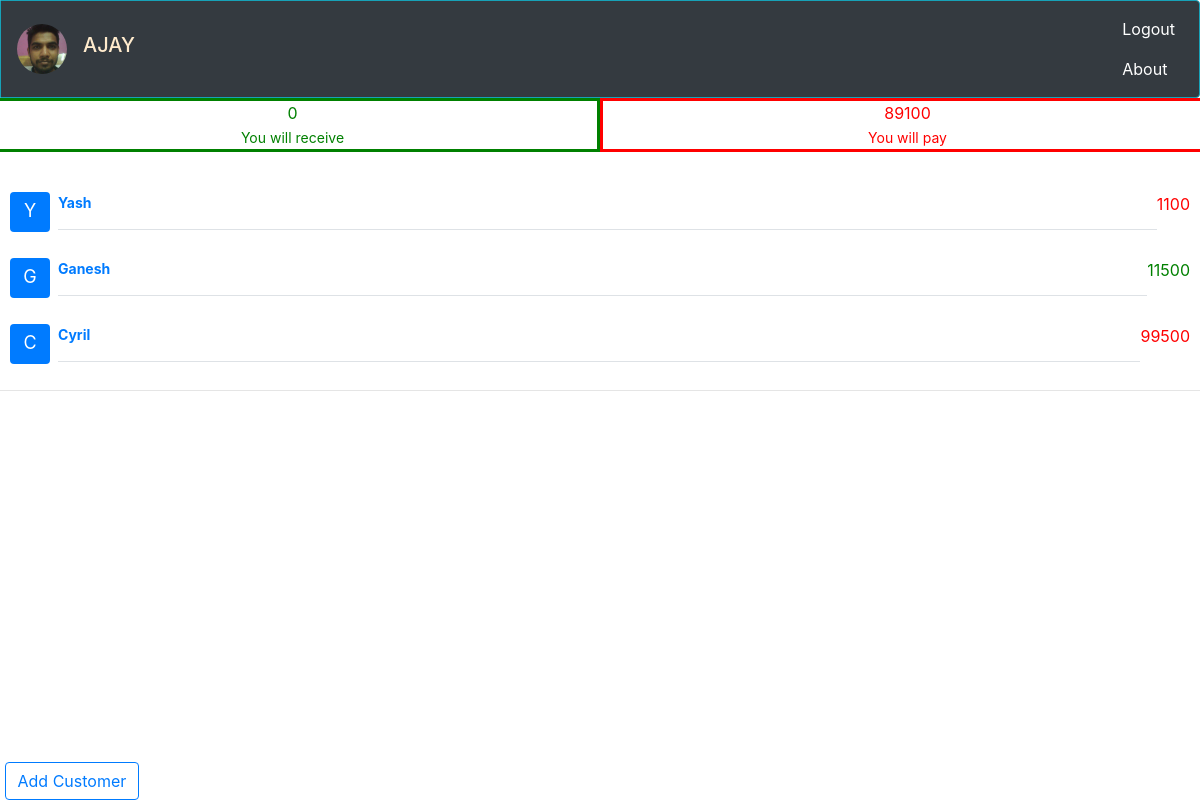
The page / (signed in) on the database its author committed.
### user_app/models.py (models this page shows, shortened)
class Profile(models.Model):
    user = models.OneToOneField(User,on_delete=models.CASCADE,related_name='profile')
    address = models.CharField(max_length=255,blank=True,null=True)
    contact = models.IntegerField(blank=True,null=True)
    avatar = models.ImageField(upload_to='images',blank=True,null=True)
    objects = models.Manager

### customer_app/models.py (models this page shows, shortened)
class Customer(models.Model):
    def contact_validator(contact):
        if len(contact) != 10:
            raise validators.ValidationError('Contact length should be 10 digit')
    def min_length_validator(name):
        if len(name) < 1:
            raise validators.ValidationError('Minimum length should be 1 letter')
    user = models.ForeignKey(User,on_delete=models.CASCADE,blank=True,null=True)
    name = models.CharField(max_length=30,unique=True,validators=[min_length_validator])
    contact = models.CharField(max_length=10,validators=[contact_validator])
    def bal_amount(self):
        gave = self.account.all().aggregate(Sum('gave'))['gave__sum']
        got = self.account.all().aggregate(Sum('got'))['got__sum']
        return gave - got
    objects = models.Manager

### customer_app/views.py (the view)
# urls.py: path('',views.show_customer,name='show_customer'),
@login_required(login_url='/users/signin')
def show_customer(request,id=None):
    total_balance = total_b(request)
    customer = Customer.objects.filter(user=request.user)
    return render(request,'customer/show_customer.html',{'customer':customer,'total_balance':total_balance})

### customer_app/views.py (called while the page is built)
def total_b(request):
    all_queryset = Account.objects.filter(customer__user=request.user)
    got,gave = 0,0
    for i in all_queryset:
        got = got + i.got
        gave = gave + i.gave
    balance = gave - got
    try:
        return balance
    except:
        return 0

### templates/customer/show_customer.html (shortened to what this page needs)
{% extends 'layout.html' %}
{% block content %}
{% load mathfilters %}
{% if total_balance > 0  %}
<div class="row mb-4" align="center">
  <div class="col-6 themed-grid-col" style="color: green;border:solid;">{{total_balance}}<br><small>You will
      receive</small></div>
  <div class="col-6 themed-grid-col" style="color: red;border:solid;">0<br><small>You will pay</small></div>
</div>
{% elif total_balance == 0 %}
<div class="row mb-4" align="center">
  <div class="col-6 themed-grid-col" style="color: green;border:solid;">0<br><small>You will receive</small></div>
  <div class="col-6 themed-grid-col" style="color: red;border:solid;">0<br><small>You will pay</small></div>
</div>
{% else %}
<div class="row mb-4" align="center">
  <div class="col-6 themed-grid-col" style="color: green;border:solid;">0<br><small>You will receive</small></div>
  <div class="col-6 themed-grid-col" style="color: red;border:solid;">{{total_balance | abs}}<br><small>You will
      pay</small></div>
</div>
{% endif %}
{% for cust in customer %}
<div style="padding: 10px;" class="media text-muted pt-3">
  <svg class="bd-placeholder-img mr-2 rounded" width="40" height="40" xmlns="http://www.w3.org/2000/svg"
    preserveAspectRatio="xMidYMid slice" focusable="false" role="img">
    <title>Placeholder</title>
    <rect width="100%" height="100%" fill="#007bff" /><text x="50%" fill="white" y="50%"
      dy=".3em">{{cust.name | slice:"0:1"}}</text>
  </svg>
  <p class="media-body pb-3 mb-0 small lh-125 border-bottom border-gray">
    <strong class="d-block text-gray-dark"><a
        href="{% url 'khata:account' id=cust.id name=cust.name %}">{{cust.name}}</a></strong>
        {% if cust.bal_amount > 0 %}
        <p style="color: green;">{{ cust.bal_amount }}</p>
        {% else %}
        <p style="color: red;">{{ cust.bal_amount | abs }}</p>
        {% endif %}
  </p>
</div>
{% endfor %}
<hr>
<br><br>
<div style="position: fixed;bottom: 0;width: 100%;">
  <a href="{% url 'customer:add_customer' %}" class="btn btn-outline-primary">Add Customer</a>
</div>
{% endblock %}

### templates/layout.html (shortened to what this page needs)
<!doctype html>
<html lang="en">
{% load static %}
<head>
    <link rel="stylesheet" href="https://stackpath.bootstrapcdn.com/bootstrap/4.4.1/css/bootstrap.min.css"
>
    <link href="/docs/4.4/dist/css/bootstrap.min.css" rel="stylesheet"
>
</head>
<body>
    <nav class="navbar navbar-expand-lg navbar-dark bg-dark border border-info rounded-right">
        {% if user.is_authenticated %}
        {% if user.profile.avatar %}
          <img src="{{user.profile.avatar.url}}" width="50" height="50" class="rounded-circle">
        {% else %}
        <a href="{% url 'edit_profile' %}">
          <img src="{% static 'images/default.png' %}" width="50" height="50" class="rounded-circle">
        </a>
        {% endif %}
        <h5 id="menu-toggle">
          <a style="color: blanchedalmond;" class="nav-link" href="{% url 'edit_profile' %}">
            {{user | upper | slice:"7"}}</a></h5>
        <div class="collapse navbar-collapse" id="navbarSupportedContent">
          <ul class="navbar-nav ml-auto mt-2 mt-lg-0">
            <li class="nav-item">
              <a class="nav-link active" href="javascript:{document.getElementById('delete').submit()}">Logout</a>
            <a class="nav-link active" href="{% url 'about' %}">About</a>
            </li>
          </ul>
        </div>
        {% else %}
        <h4 style="color: blanchedalmond;" id="menu-toggle">WELCOME TO KHATA</h4>
        {% endif %}
      </nav>
    {% block content %}
    {% endblock %}
</body>
</html>

### templates/layout.html (style rules this page uses)
.bd-placeholder-img { font-size: 1.125rem; text-anchor: middle; -webkit-user-select: none; -moz-user-select: none; -ms-user-select: none; user-select: none; }

### rows shown on the page
Customer: name "Y", name "Yash", bal_amount|abs "1100"
Customer: name "G", name "Ganesh", bal_amount "11500"
Customer: name "C", name "Cyril", bal_amount|abs "99500"

### other values the page prints
{{ user | upper | slice:"7" }} "AJAY"
{{ total_balance | abs }} "89100"
